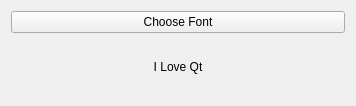
<?xml version="1.0" encoding="UTF-8"?>
<ui version="4.0">
 <class>Widget</class>
 <widget class="QWidget" name="Widget">
  <property name="geometry">
   <rect>
    <x>0</x>
    <y>0</y>
    <width>356</width>
    <height>106</height>
   </rect>
  </property>
  <property name="windowTitle">
   <string>Widget</string>
  </property>
  <layout class="QVBoxLayout" name="verticalLayout">
   <item>
    <widget class="QPushButton" name="chooseFontButton">
     <property name="text">
      <string>Choose Font</string>
     </property>
    </widget>
   </item>
   <item>
    <widget class="QLabel" name="label">
     <property name="text">
      <string>I Love Qt</string>
     </property>
     <property name="alignment">
      <set>Qt::AlignCenter</set>
     </property>
    </widget>
   </item>
  </layout>
 </widget>
 <resources/>
 <connections/>
</ui>
